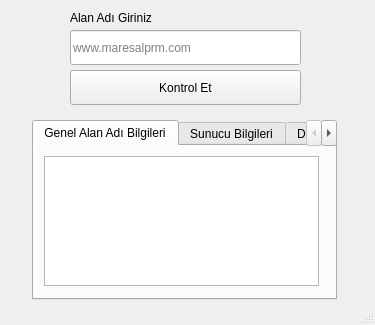
<?xml version="1.0" encoding="UTF-8"?>
<ui version="4.0">
 <class>MainWindow</class>
 <widget class="QMainWindow" name="MainWindow">
  <property name="geometry">
   <rect>
    <x>0</x>
    <y>0</y>
    <width>375</width>
    <height>325</height>
   </rect>
  </property>
  <property name="minimumSize">
   <size>
    <width>375</width>
    <height>325</height>
   </size>
  </property>
  <property name="maximumSize">
   <size>
    <width>375</width>
    <height>325</height>
   </size>
  </property>
  <property name="windowTitle">
   <string>Alan Adı Kontrol | Maresal MPR</string>
  </property>
  <widget class="QWidget" name="centralwidget">
   <widget class="QLineEdit" name="lineEdit">
    <property name="geometry">
     <rect>
      <x>70</x>
      <y>30</y>
      <width>231</width>
      <height>35</height>
     </rect>
    </property>
    <property name="placeholderText">
     <string>www.maresalprm.com</string>
    </property>
   </widget>
   <widget class="QLabel" name="label">
    <property name="geometry">
     <rect>
      <x>70</x>
      <y>0</y>
      <width>231</width>
      <height>35</height>
     </rect>
    </property>
    <property name="text">
     <string>Alan Adı Giriniz</string>
    </property>
   </widget>
   <widget class="QPushButton" name="pushButton">
    <property name="geometry">
     <rect>
      <x>70</x>
      <y>70</y>
      <width>231</width>
      <height>35</height>
     </rect>
    </property>
    <property name="text">
     <string>Kontrol Et</string>
    </property>
   </widget>
   <widget class="QTabWidget" name="tabWidget">
    <property name="geometry">
     <rect>
      <x>32</x>
      <y>120</y>
      <width>305</width>
      <height>180</height>
     </rect>
    </property>
    <property name="currentIndex">
     <number>0</number>
    </property>
    <widget class="QWidget" name="tab">
     <attribute name="title">
      <string>Genel Alan Adı Bilgileri</string>
     </attribute>
     <widget class="QTextBrowser" name="textBrowser">
      <property name="geometry">
       <rect>
        <x>10</x>
        <y>10</y>
        <width>275</width>
        <height>130</height>
       </rect>
      </property>
     </widget>
    </widget>
    <widget class="QWidget" name="tab_2">
     <attribute name="title">
      <string>Sunucu Bilgileri</string>
     </attribute>
     <widget class="QTextBrowser" name="textBrowser_3">
      <property name="geometry">
       <rect>
        <x>10</x>
        <y>10</y>
        <width>275</width>
        <height>130</height>
       </rect>
      </property>
     </widget>
    </widget>
    <widget class="QWidget" name="tab_3">
     <attribute name="title">
      <string>Durum Bilgisi</string>
     </attribute>
     <widget class="QTextBrowser" name="textBrowser_4">
      <property name="geometry">
       <rect>
        <x>10</x>
        <y>10</y>
        <width>275</width>
        <height>130</height>
       </rect>
      </property>
     </widget>
    </widget>
   </widget>
   <widget class="QLabel" name="label_2">
    <property name="geometry">
     <rect>
      <x>10</x>
      <y>10</y>
      <width>351</width>
      <height>271</height>
     </rect>
    </property>
    <property name="text">
     <string/>
    </property>
   </widget>
   <zorder>label_2</zorder>
   <zorder>lineEdit</zorder>
   <zorder>label</zorder>
   <zorder>pushButton</zorder>
   <zorder>tabWidget</zorder>
  </widget>
  <widget class="QMenuBar" name="menubar">
   <property name="geometry">
    <rect>
     <x>0</x>
     <y>0</y>
     <width>375</width>
     <height>21</height>
    </rect>
   </property>
  </widget>
  <widget class="QStatusBar" name="statusbar"/>
 </widget>
 <resources/>
 <connections/>
</ui>
